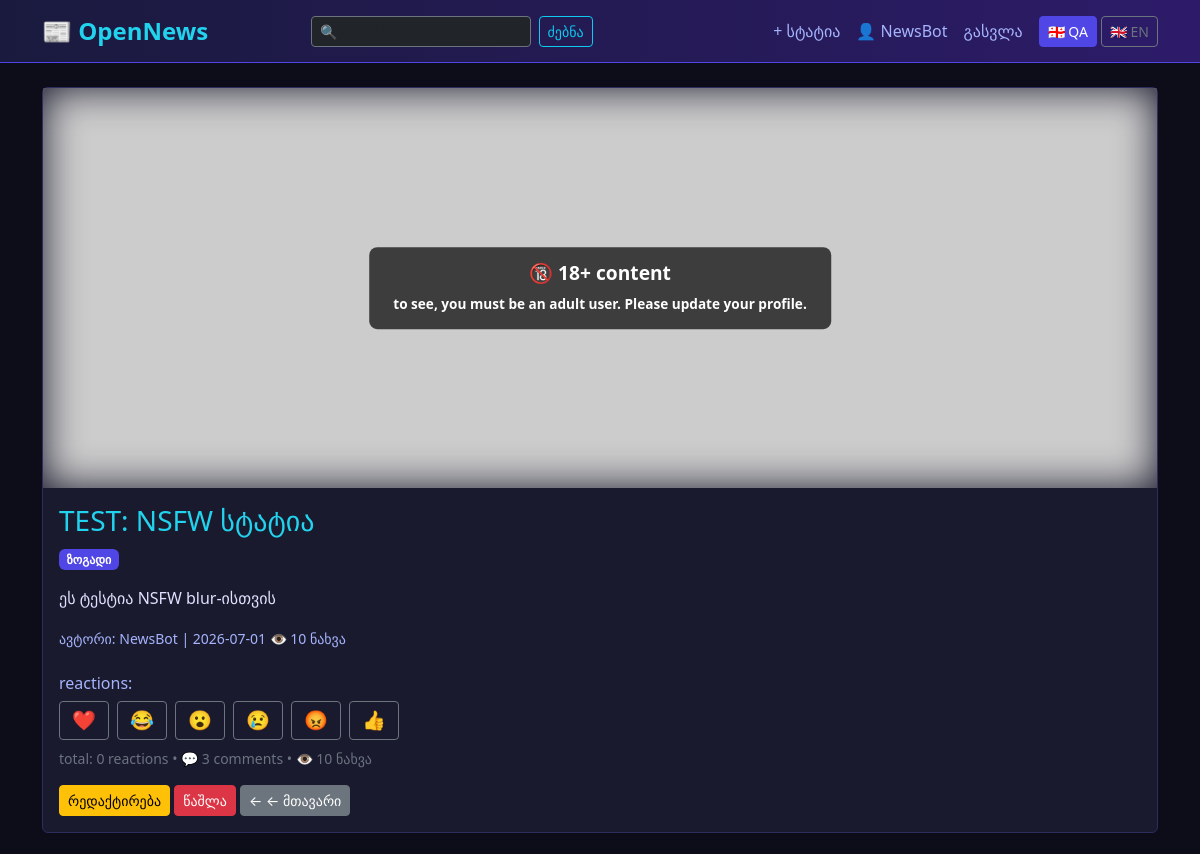
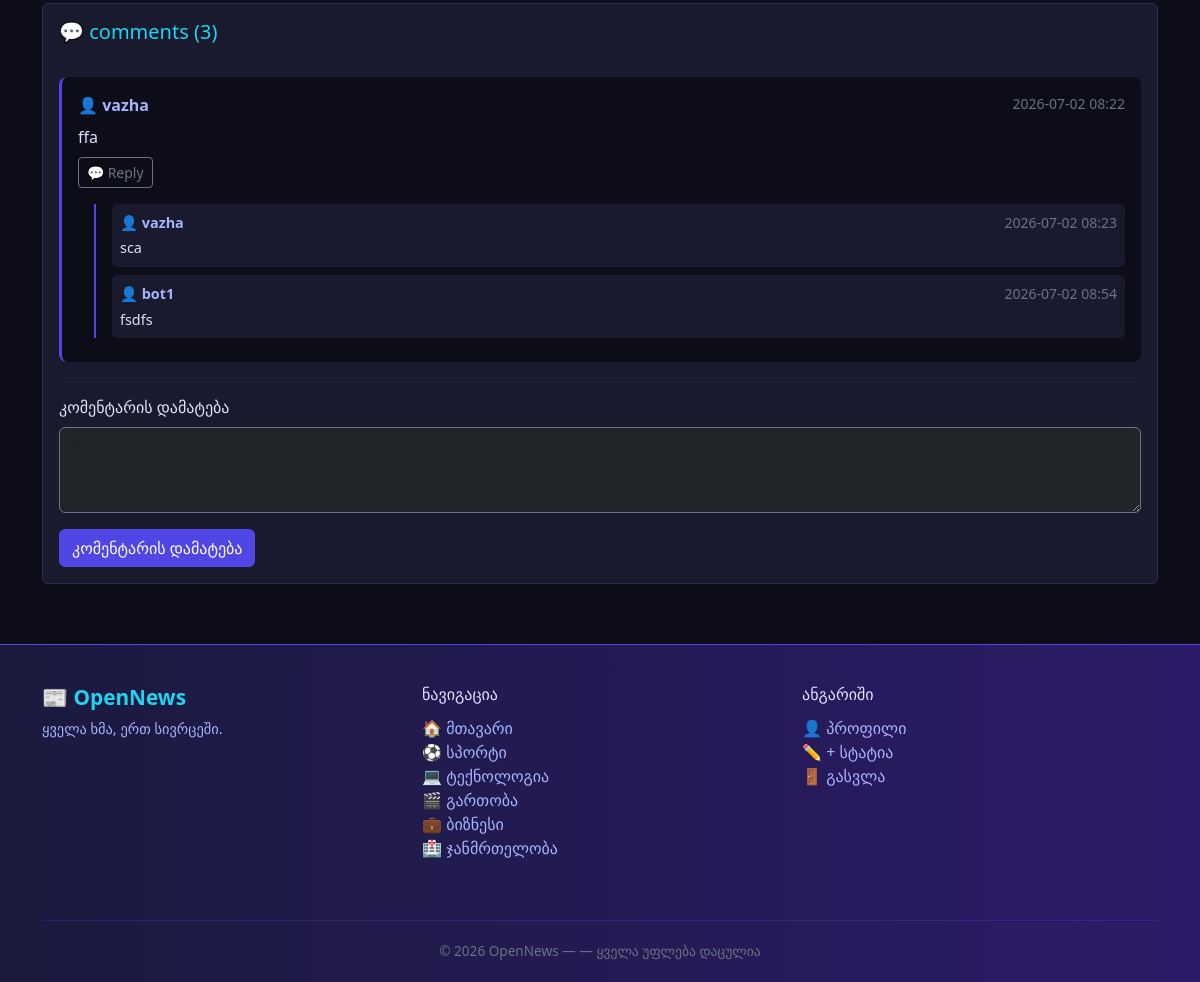
Page /post/61 (signed in) on the committed database (2 pictures, top to bottom).
### models.py (models this page shows, shortened)
class User(db.Model, UserMixin):
    id = db.Column(db.Integer, primary_key=True)
    username = db.Column(db.String(80), unique=True, nullable=False)
    email = db.Column(db.String(120), unique=True, nullable=False)
    password_hash = db.Column(db.String(200), nullable=False)
    avatar = db.Column(db.String(200), nullable=True)
    created_at = db.Column(db.DateTime, default=datetime.utcnow)
    birth_date = db.Column(db.Date, nullable=True)
    role = db.Column(db.String(20), default="user")
    @property
    def is_adult(self):
        if not self.birth_date:
            return False
        today = date.today()
        age = today.year - self.birth_date.year - (
            (today.month, today.day) < (self.birth_date.month, self.birth_date.day)
        )
        return age >= 18
    posts = db.relationship('Post', backref='author', lazy=True)

class Post(db.Model):
    id = db.Column(db.Integer, primary_key=True)
    title = db.Column(db.String(200), nullable=False)
    content = db.Column(db.Text, nullable=False)
    category = db.Column(db.String(50), nullable=False, default='ზოგადი')
    image_url = db.Column(db.String(500), nullable=True)
    image_filename = db.Column(db.String(200), nullable=True)
    youtube_url = db.Column(db.String(200), nullable=True)
    created_at = db.Column(db.DateTime, default=datetime.utcnow)
    author_id = db.Column(db.Integer, db.ForeignKey('user.id'), nullable=False)
    is_nsfw = db.Column(db.Boolean, default=False)
    views = db.Column(db.Integer, default=0)
    comments = db.relationship('Comment', backref='post', lazy=True, cascade='all, delete-orphan')
    likes = db.relationship('Like', backref='post', lazy=True, cascade='all, delete-orphan')

class Comment(db.Model):
    id = db.Column(db.Integer, primary_key=True)
    content = db.Column(db.Text, nullable=False)
    created_at = db.Column(db.DateTime, default=datetime.utcnow)
    author_id = db.Column(db.Integer, db.ForeignKey('user.id'), nullable=False)
    post_id = db.Column(db.Integer, db.ForeignKey('post.id'), nullable=False)
    parent_id = db.Column(db.Integer, db.ForeignKey('comment.id'), nullable=True)
    author = db.relationship('User', backref='comments')
    replies = db.relationship('Comment', backref=db.backref('parent', remote_side=[id]), lazy=True)

### routes.py (the view)
@app.route('/post/<int:id>')
def post_detail(id):
    post = Post.query.get_or_404(id)
    post.views += 1
    db.session.commit()
    return render_template('post_detail.html', post=post)

### app.py (called while the page is built)
@login_manager.user_loader
def load_user(user_id):
    return db.session.get(User, int(user_id))

### translations.py (called while the page is built)
def t(key):
    from flask import session
    lang = session.get('lang', 'ka')
    return translations.get(lang, {}).get(key, key)

def tc(category):
    from flask import session
    lang = session.get('lang', 'ka')
    return category_translations.get(category, {}).get(lang, category)

### templates/post_detail.html (shortened to what this page needs)
{% extends 'base.html' %}
{% block content %}
<div class="card mb-3">
    {% if post.image_filename or post.image_url %}
        {% set img_src = url_for('static', filename='uploads/' + post.image_filename) if post.image_filename else post.image_url %}
        {% if post.is_nsfw %}
            {% if current_user.is_authenticated and current_user.is_adult %}
                <div style="position: relative; overflow: hidden; cursor: pointer;"
                     onclick="
                         document.getElementById('nsfw-img').style.filter = 'none';
                         document.getElementById('nsfw-text').style.display = 'none';
                     ">
                    <img id="nsfw-img" src="{{ img_src }}" class="card-img-top"
                         style="max-height: 400px; object-fit: cover; filter: blur(20px);">
                    <div id="nsfw-text"
                         style="position: absolute; top: 50%; left: 50%;
                                transform: translate(-50%, -50%);
                                background: rgba(0,0,0,0.7); padding: 12px 24px;
                                border-radius: 8px; color: white; font-weight: bold;
                                font-size: 1.2rem; white-space: nowrap;">
                        ⚠️ NSFW — 18+ {{ t("content") }}
                    </div>
                </div>
            {% else %}
                <div style="position: relative; overflow: hidden;">
                    <img src="{{ img_src }}" class="card-img-top"
                         style="max-height: 400px; object-fit: cover; filter: blur(20px);">
                    <div style="position: absolute; top: 50%; left: 50%;
                                transform: translate(-50%, -50%);
                                background: rgba(0,0,0,0.7); padding: 12px 24px;
                                border-radius: 8px; color: white; font-weight: bold;
                                font-size: 1.2rem; text-align: center;">
                        🔞 18+ {{ t("content") }}<br>
                        <small style="font-size: 0.85rem;">
                            {% if not current_user.is_authenticated %}
                                to see <a href="{{ url_for('login') }}" style="color: #22d3ee;">{{ t("enter") }}</a>
                            {% else %}
                                to see, you must be an adult user. Please update your profile.
                            {% endif %}
                        </small>
                    </div>
                </div>
            {% endif %}
        {% else %}
            <img src="{{ img_src }}" class="card-img-top" style="max-height: 400px; object-fit: cover;">
        {% endif %}
    {% endif %}
    <div class="card-body">
        <h3 class="card-title" style="color: #22d3ee;">{{ t(post.title) }}</h3>
        <span class="badge mb-3" style="background-color: #4f46e5;">{{ tc(post.category) }}</span>
        <p class="card-text">{{ t(post.content) }}</p>
        <small style="color: #a5b4fc;">
            {{ t("author") }}: {{ post.author.username }} |
            {{ post.created_at.strftime('%Y-%m-%d') }}
            👁️ {{ post.views }} {{ t("views") }}
        </small>
        <div class="mt-4">
            <h6 style="color: #a5b4fc;">{{ t("reactions") }}:</h6>
            {% set reactions = ['❤️', '😂', '😮', '😢', '😡', '👍'] %}
            {% set user_reaction = namespace(value='') %}
            {% if current_user.is_authenticated %}
                {% for like in post.likes %}
                    {% if like.user_id == current_user.id %}
                        {% set user_reaction.value = like.reaction %}
                    {% endif %}
                {% endfor %}
            {% endif %}
            <div class="d-flex flex-wrap gap-2">
                {% for emoji in reactions %}
                    {% set count = post.likes | selectattr('reaction', 'equalto', emoji) | list | length %}
                    {% if current_user.is_authenticated %}
                        <form action="{{ url_for('like_post', id=post.id) }}" method="POST" style="display: inline;">
                            <button type="submit"
                                    class="btn btn-sm {% if user_reaction.value == emoji %}btn-primary{% else %}btn-outline-secondary{% endif %}"
                                    style="font-size: 1.2rem; padding: 4px 12px;">
                                {{ emoji }}{% if count > 0 %} <span style="font-size: 0.8rem;">{{ count }}</span>{% endif %}
                            </button>
                        </form>
                    {% else %}
                        <a href="{{ url_for('login') }}" class="btn btn-sm btn-outline-secondary"
                           style="font-size: 1.2rem; padding: 4px 12px;">
                            {{ emoji }}{% if count > 0 %} <span style="font-size: 0.8rem;">{{ count }}</span>{% endif %}
                        </a>
                    {% endif %}
                {% endfor %}
            </div>
            <small class="mt-2 d-block" style="color: #6b7280;">
                {{ t("total") }}: {{ post.likes|length }} {{ t("reactions") }} • 💬 {{ post.comments|length }} {{ t("comments") }} • 👁️ {{ post.views }} {{ t("views") }}
            </small>
        </div>
        <div class="mt-3">
            {% if current_user.is_authenticated and current_user.id == post.author_id %}
                <a href="{{ url_for('edit_post', id=post.id) }}" class="btn btn-sm btn-warning">{{ t("edit") }}</a>
                <a href="{{ url_for('delete_post', id=post.id) }}" class="btn btn-sm btn-danger">{{ t("delete") }}</a>
            {% endif %}
            <a href="{{ url_for('index') }}" class="btn btn-sm btn-secondary">← {{ t("back_home") }}</a>
        </div>
    </div>
</div>
<div class="card mt-4">
    <div class="card-body">
        <h5 style="color: #22d3ee;">💬 {{ t("comments") }} ({{ post.comments|length }})</h5>
        <hr style="border-color: #2d2d5e;">
        {% if post.comments %}
            {% for comment in post.comments %}
                {% if not comment.parent_id %}
                <div class="mb-3 p-3" style="background: #0d0d1a; border-radius: 8px; border-left: 3px solid #4f46e5;">
                    <div class="d-flex justify-content-between">
                        <strong style="color: #a5b4fc;">👤 {{ comment.author.username }}</strong>
                        <small style="color: #6b7280;">{{ comment.created_at.strftime('%Y-%m-%d %H:%M') }}</small>
                    </div>
                    <p class="mt-2 mb-2">{{ comment.content }}</p>
                    {% if current_user.is_authenticated %}
                    <button class="btn btn-sm btn-outline-secondary"
                            onclick="document.getElementById('reply-form-{{ comment.id }}').style.display='block'">
                        💬 Reply
                    </button>
                    {% endif %}
                    {% if comment.replies %}
                    <div class="mt-3" style="border-left: 2px solid #4f46e5; padding-left: 16px; margin-left: 16px;">
                        {% for reply in comment.replies %}
                        <div class="mb-2 p-2" style="background: #1a1a2e; border-radius: 6px;">
                            <div class="d-flex justify-content-between">
                                <strong style="color: #a5b4fc; font-size: 0.9rem;">👤 {{ reply.author.username }}</strong>
                                <small style="color: #6b7280;">{{ reply.created_at.strftime('%Y-%m-%d %H:%M') }}</small>
                            </div>
                            <p class="mt-1 mb-0" style="font-size: 0.9rem;">{{ reply.content }}</p>
                        </div>
                        {% endfor %}
                    </div>
                    {% endif %}
                </div>
                {% endif %}
            {% endfor %}
        {% else %}
            <p style="color: #6b7280;">{{ t("no_comments") }}</p>
        {% endif %}
        {% if current_user.is_authenticated %}
            <hr style="border-color: #2d2d5e;">
            <form action="{{ url_for('add_comment', id=post.id) }}" method="POST">
                <div class="mb-3">
                    <label class="form-label">{{ t("add_comment") }}</label>
                    <textarea name="content" rows="3"
                              class="form-control bg-dark text-light border-secondary"
                              placeholder="{{ t("write_comment") }}" required></textarea>
                </div>
                <button type="submit" class="btn btn-primary">{{ t("add_comment") }}</button>
            </form>
        {% else %}
            <p style="color: #a5b4fc;">
                {{ t("no_account_comment") }}
                <a href="{{ url_for('login') }}" style="color: #22d3ee;">{{ t("login") }}</a>
            </p>
        {% endif %}
    </div>
</div>
{% endblock %}

### templates/navbar.html (shortened to what this page needs)
<nav class="navbar navbar-expand-lg mb-4">
    <div class="container">
        <a class="navbar-brand" href="{{ url_for('index') }}">📰 {{ t('site_name') }}</a>
        <div class="collapse navbar-collapse" id="navbarContent">
            <form action="{{ url_for('search') }}" method="GET" class="d-flex mx-auto my-2 my-lg-0">
                <input type="text" name="q"
                       placeholder="{{ t('search_placeholder') }}"
                       class="form-control form-control-sm bg-dark text-light border-secondary"
                       style="width: 220px;">
                <button type="submit" class="btn btn-sm btn-outline-info ms-2">{{ t('search') }}</button>
            </form>
            <div class="navbar-nav ms-auto align-items-lg-center">
                {% if current_user.is_authenticated %}
                    <a class="nav-link" href="{{ url_for('add_post') }}">{{ t('add_post') }}</a>
                    <a class="nav-link" href="{{ url_for('profile') }}">👤 {{ current_user.username }}</a>
                    <a class="nav-link" href="{{ url_for('logout') }}">{{ t('logout') }}</a>
                {% else %}
                    <a class="nav-link" href="{{ url_for('login') }}">{{ t('login') }}</a>
                    <a class="nav-link" href="{{ url_for('register') }}">{{ t('register') }}</a>
                {% endif %}
                <div class="d-flex gap-1 ms-lg-2">
                    <a href="{{ url_for('set_language', lang='ka') }}"
                       class="btn btn-sm {% if session.get('lang', 'ka') == 'ka' %}btn-primary{% else %}btn-outline-secondary{% endif %}">
                        🇬🇪 QA
                    </a>
                    <a href="{{ url_for('set_language', lang='en') }}"
                       class="btn btn-sm {% if session.get('lang') == 'en' %}btn-primary{% else %}btn-outline-secondary{% endif %}">
                        🇬🇧 EN
                    </a>
                </div>
            </div>
        </div>
    </div>
</nav>

### templates/base.html (style rules this page uses)
body { background-color: #0d0d1a; color: #e0e0ff; }
.navbar { background: linear-gradient(90deg, #1a1a3e, #2d1b69); border-bottom: 1px solid #4f46e5; }
.navbar-brand { color: #22d3ee !important; font-weight: bold; font-size: 1.5rem; }
.nav-link { color: #a5b4fc !important; }
.btn-primary { background-color: #4f46e5; border-color: #4f46e5; }
.card { background-color: #1a1a2e; border: 1px solid #2d2d5e; color: #e0e0ff; }
.card { background-color: #1a1a2e; border: 1px solid #2d2d5e; color: #e0e0ff; transition: transform 0.2s ease, box-shadow 0.2s ease; }

### rows in the picture
User: username "NewsBot", author.username "NewsBot"
Post: title "TEST: NSFW სტატია", category "ზოგადი", content "ეს ტესტია NSFW blur-ისთვის", created_at "2026-07-01", views "10"
Comment: author.username "vazha", created_at "2026-07-02 08:22", content "ffa"
Comment: author.username "vazha", created_at "2026-07-02 08:23", content "sca"
Comment: author.username "bot1", created_at "2026-07-02 08:54", content "fsdfs"

### other values in the picture
{{ t('site_name') }} "OpenNews"
{{ t('search') }} "ძებნა"
{{ t('add_post') }} "+ სტატია"
{{ t('logout') }} "გასვლა"
{{ t("content") }} "content"
{{ t("author") }} "ავტორი"
{{ t("views") }} "ნახვა"
{{ t("reactions") }} "reactions"
{{ emoji }} "❤️" "😂" "😮" "😢" "😡" "👍"
{{ t("total") }} "total"
{{ post.likes|length }} "0"
{{ post.comments|length }} "3"
{{ t("comments") }} "comments"
{{ t("edit") }} "რედაქტირება"
{{ t("delete") }} "წაშლა"
